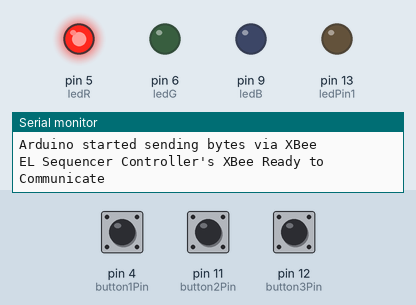
This sketch was run on a simulated Arduino Uno, built with avr-gcc and run on an emulated ATmega328P. Shown: output pins drawn as LEDs (lit = HIGH), the last lines printed to the serial monitor. Dashed ring = blinking. The inputs (shaded band) are chosen by the test bench; at power-on: pin 4 (button1Pin) HIGH, pin 11 (button2Pin) HIGH, pin 12 (button3Pin) HIGH.

Above: at 1.8 s.
1.9 s: pin 4 (button1Pin) pulled LOW for 0.15 s
At 1.97 s:
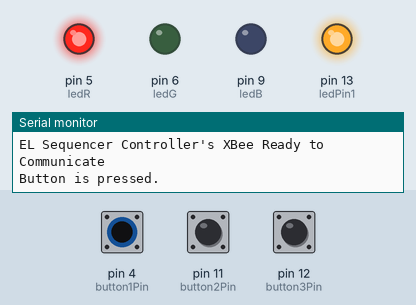
3.5 s: pin 11 (button2Pin) pulled LOW for 0.15 s
At 3.9 s:
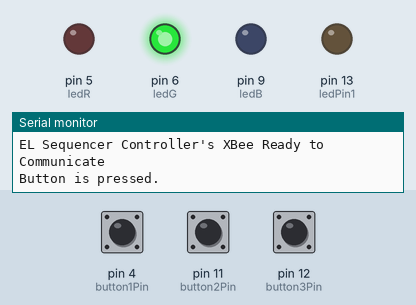
5.1 s: pin 4 (button1Pin) pulled LOW for 1 s
At 5.9 s:
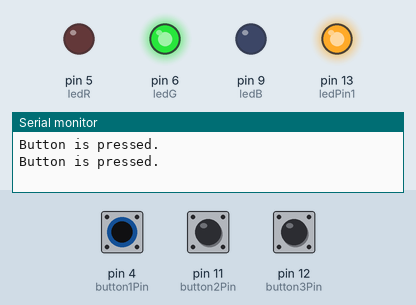
7.6 s: pin 11 (button2Pin) pulled LOW for 1 s
At 8.3 s:
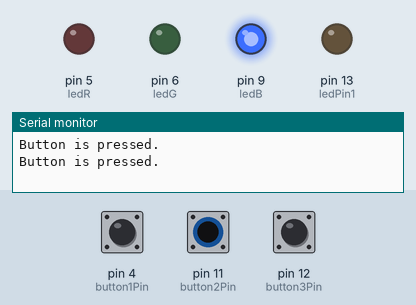
10.1 s: pin 4 (button1Pin) pulled LOW for 0.15 s
At 10.17 s:
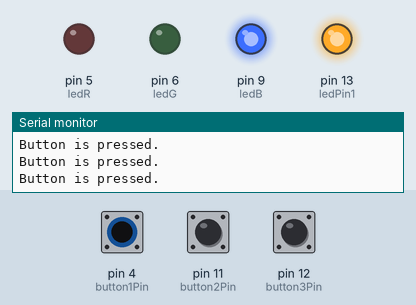
11.7 s: pin 11 (button2Pin) pulled LOW for 0.15 s
At 11.91 s:
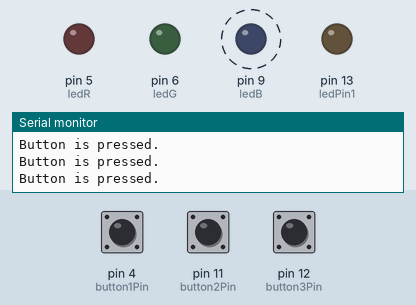
Timing chart, 0 to 15.7 s (numbered marks = the images above; inputs shaded):
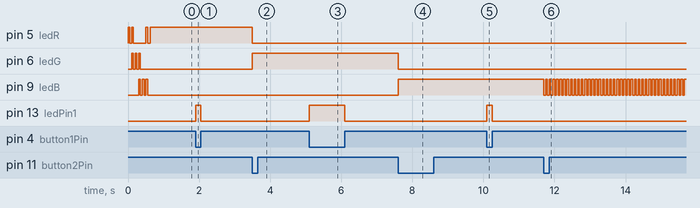

The sketch:

XBee_ControllerV2.ino
```cpp
// (licence header left out)
#include <SoftwareSerial.h>

SoftwareSerial xbee(2, 3); //Rx = 2, Tx = 3

//Declare variables and pin definitions

//SEND Button
const int button1Pin = 4; //push button
const int ledPin1 = 13;  //LED on the push button

boolean prev_button1State = false;
boolean current_button1State = false;

char send_CHAR = 'A'; //default send character

//LED Status Indicator
int ledR = 5;//hardware PWM //pin 0 on ATtiny85
int ledG = 6;//hardware PWM //pin 1 on ATtiny85
int ledB = 9; //hardware PWM

int pattern = 0; //pattern

//UP Button
const int button2Pin = 11; //push button

boolean prev_button2State = false;
boolean current_button2State = false;

//DOWN Button
const int button3Pin = 12;
boolean prev_button3State = false;
boolean current_button3State = false;

/*******************Setup Loop***************************/
void setup() {
  // initialize the digital pins as an output for LEDs
  pinMode(ledR, OUTPUT);
  pinMode(ledG, OUTPUT);
  pinMode(ledB, OUTPUT);

  sequenceTest();//visually initialization

  //Declare buttons
  pinMode(button1Pin, INPUT_PULLUP); //use internal pullup resistor
  pinMode (ledPin1, OUTPUT);

  pinMode(button2Pin, INPUT_PULLUP); //use internal pullup resistor
  pinMode(button3Pin, INPUT_PULLUP); //use internal pullup resistor

  //Declare serial connections for debugging
  Serial.begin(9600);
  Serial.println("Arduino started sending bytes via XBee");

  xbee.begin(9600);
  Serial.println("EL Sequencer Controller's XBee Ready to Communicate");
}

/*******************Main Loop***************************/
void loop() {
  int button1State;
  int button2State;
  int button3State;

  button1State = digitalRead(button1Pin);
  button2State = digitalRead(button2Pin);
  button3State = digitalRead(button3Pin);
  /*buttonXstate
   - LOW or 0 means pressed
   - HIGH or 1 means not pressed
   */

  //if button is pressed, it will be pulled low
  if (button1State == LOW) {
    digitalWrite(ledPin1, HIGH); //turn push button LED ON
    current_button1State = true; // button has been pressed once

    if (prev_button1State != current_button1State) //check to see if button is still being pressed
    {
      Serial.println("Button is pressed.");
      xbee.write(send_CHAR);//Tell Sequencer to change to mode
    }
    else {
      //do nothing because finger is still on button
    }
    prev_button1State = current_button1State;
  }

  //button has not been pressed, it will be high again
  else {
    current_button1State = false;
    digitalWrite(ledPin1, LOW); // turn push button LED OFF

    prev_button1State = current_button1State;
  }

  if (button2State == LOW) {
    current_button2State = true; //button has been pressed once

    if (prev_button2State != current_button2State) { //check to see if button is still being pressed
      pattern = pattern + 1; //change LED pattern after button has been pressed
      if (pattern < 0 || pattern > 5) {
        //reset pattern
        pattern = 0;
      }

      /*if(pattern == 3){
       blinkPress = blinkPress+1;
       if(blinkPress<0 || blinkPress>2){
       blinkPress=0;
       }
       switch(blinkPress){
       case 1:
       blinkRate=250;
       break;
       case 2:
       blinkRate=500;
       break;
       default:
       blinkRate=750;
       break;
       }
       }*/

    }
    else { //do nothing because finger is still on button
    }
    prev_button2State = current_button2State;
  }
  //button has not been pressed, it will be high
  else {
    current_button2State = false;
    prev_button2State = current_button2State;
  }

  if (button3State == LOW) {
    current_button3State = true; //button has been pressed once

    if (prev_button3State != current_button3State) { //check to see if button is still being pressed
      pattern = pattern - 1; //change LED pattern after button has been pressed
      if (pattern < 0 || pattern > 5) {
        //reset pattern
        pattern = 5;
      }
    }
    else { //do nothing because finger is still on button
    }
    prev_button3State = current_button3State;
  }
  //button has not been pressed, it will be high
  else {
    current_button3State = false;
    prev_button3State = current_button3State;
  }

  switch (pattern) {
    case 1:
      greenON();
      send_CHAR = 'B';
      break;
    case 2:
      blueON();
      send_CHAR = 'C';
      break;
    case 3:
      allOFF();//blink
      delay(50);
      blueON();
      delay(50);
      send_CHAR = 'D';
      break;
    case 4:
      blueON();
      send_CHAR = 'E';
      break;
    default:
      redON();
      send_CHAR = 'A';
      break;
  }

}//end loop


/*
 ROYGBIV
 a 9V battery is not able to fully power all three LEDs simultaneously...
 MODE
 1.) red              = red[HIGH]
 .) tangerine orange = red[HIGH]+ green[50]
 2.) yellow           = red[HIGH]+ green[HIGH]
 3.) green            =          + green[HIGH]
 4.) clear blue       =          + green[HIGH] + blue[HIGH]
 5.) blue             =                        + blue[HIGH]
 6.) magenta          = red[HIGH]+             + blue[HIGH]
 .) white            = red[HIGH]+ green[HIGH] + blue[HIGH]
 */

void allOFF() {
  analogWrite(ledR, 0);
  analogWrite(ledG, 0);
  analogWrite(ledB, 0);
}

void redON() { //Seq 1
  analogWrite(ledR, 255);
  analogWrite(ledG, 0);
  analogWrite(ledB, 0);
}

void greenON() { //Seq 2
  analogWrite(ledR, 0);
  analogWrite(ledG, 255);
  analogWrite(ledB, 0);
}

void blueON() { //Seq 3
  analogWrite(ledR, 0);
  analogWrite(ledG, 0);
  analogWrite(ledB, 255);
}

void yellowON() {
  analogWrite(ledR, 255);
  analogWrite(ledG, 255);
  analogWrite(ledB, 0);
}


void clearblueON() { //MODE 4
  analogWrite(ledR, 0);
  analogWrite(ledG, 255);
  analogWrite(ledB, 255);
}

void magentaON() {
  analogWrite(ledR, 255);
  analogWrite(ledG, 0);
  analogWrite(ledB, 255);
}

void sequenceTest() {
  redON();
  delay(50);
  allOFF();
  delay(50);

  yellowON();
  delay(50);
  allOFF();
  delay(50);

  greenON();
  delay(50);
  allOFF();
  delay(50);

  clearblueON();
  delay(50);
  allOFF();
  delay(50);

  blueON();
  delay(50);
  allOFF();
  delay(50);

  magentaON();
  delay(50);
  allOFF();
  delay(50);

  //whiteON();
  //delay(50);
  //allOFF();
  //delay(50);

}
```

Measured:
- after the input at 1.9 s, pin 13 (ledPin1): LOW → HIGH at once, → LOW 0.15 s later
- after the input at 3.5 s, pin 5 (ledR): HIGH → LOW at once; pin 6 (ledG): LOW → HIGH at once
- after the input at 5.1 s, pin 13 (ledPin1): LOW → HIGH at once, → LOW 1.0 s later
- after the input at 7.6 s, pin 6 (ledG): HIGH → LOW at once; pin 9 (ledB): LOW → HIGH at once
- after the input at 10.1 s, pin 13 (ledPin1): LOW → HIGH at once, → LOW 0.15 s later
- after the input at 11.7 s, pin 9 (ledB): alternates HIGH for 0.05 s and LOW for 0.05 s, starting at once
